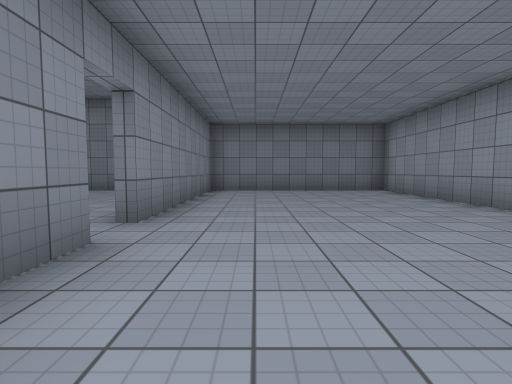
View 1 (above)

16 first-person views from a walk through a 3-D level made in the Unity game engine. The camera is 1.2 m above the floor, tilts 4° down and sees 80° across. The floor is counted in squares, 2 m on a side. Each view is taken from the middle of a square. On the plan, view 1 faces up. The plan holds only what a view shows up to about 9 squares ahead; the rest is blank. The place goes on beyond the plan. The player character is not drawn. Surface patterns are stand-ins for the level's own textures.

View 2
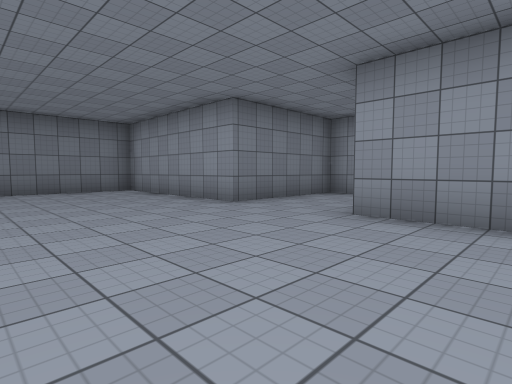

View 3
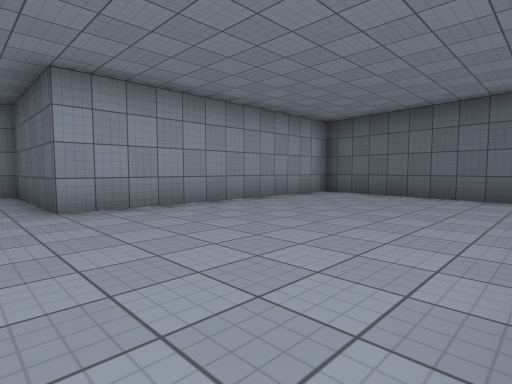

View 4
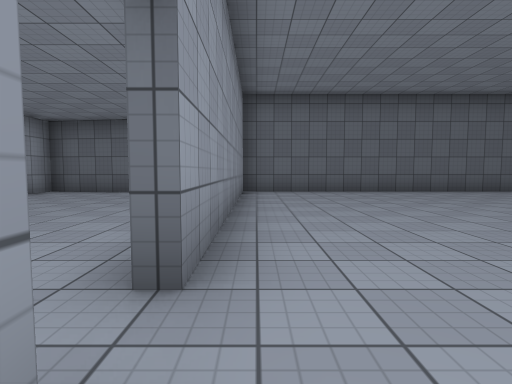

View 5
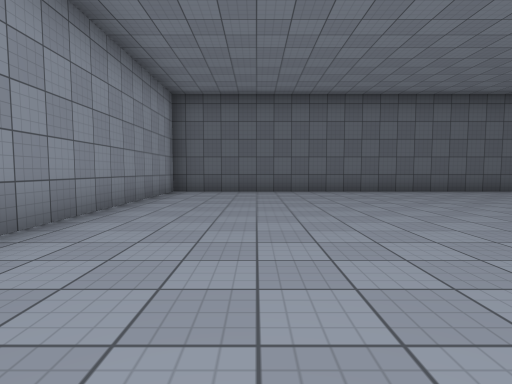

View 6
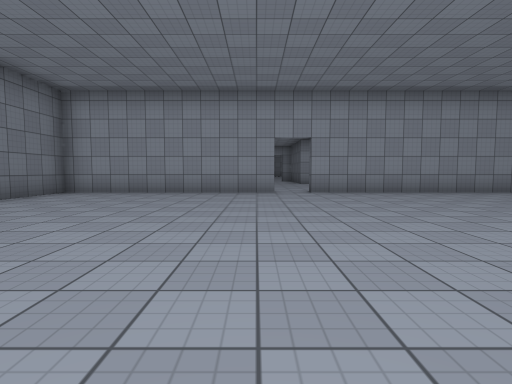

View 7
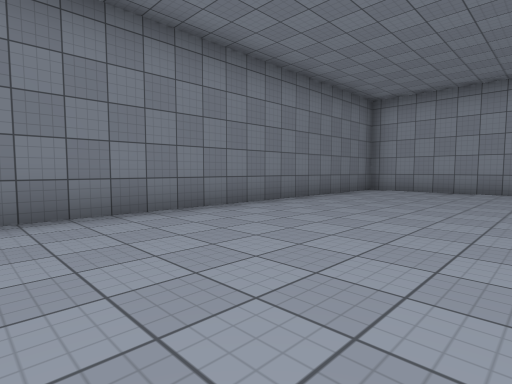

View 8
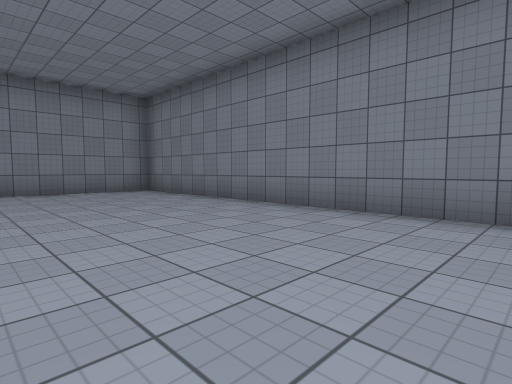

View 9
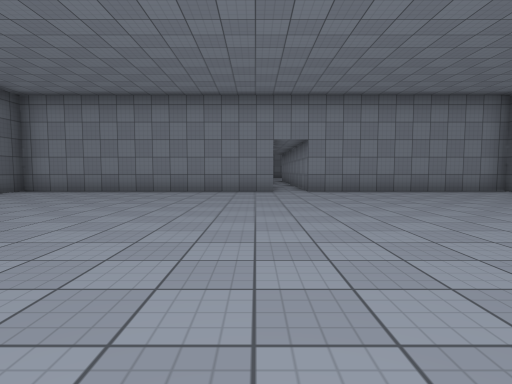

View 10
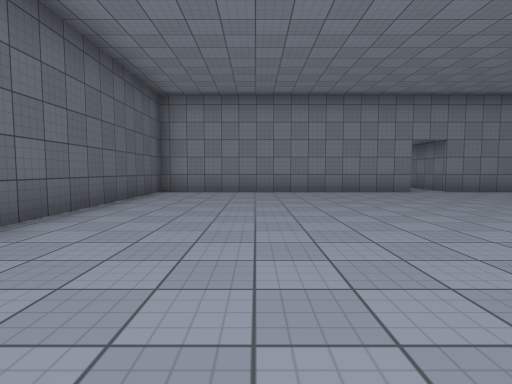

View 11
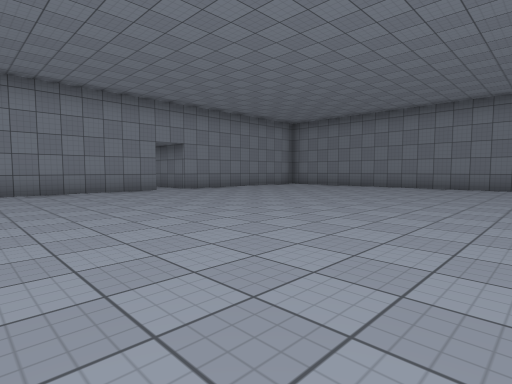

View 12
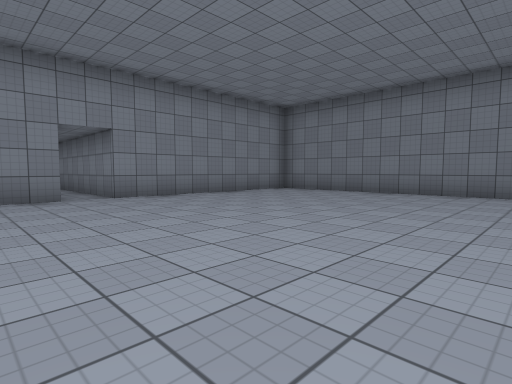

View 13
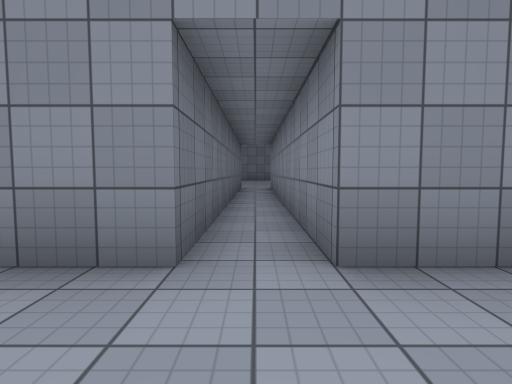

View 14
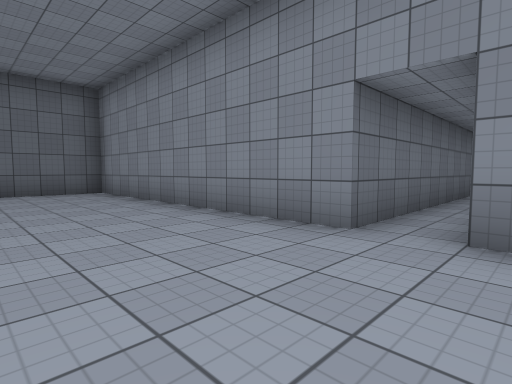

View 15
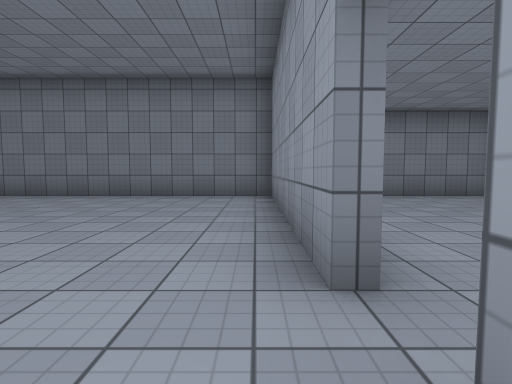

View 16
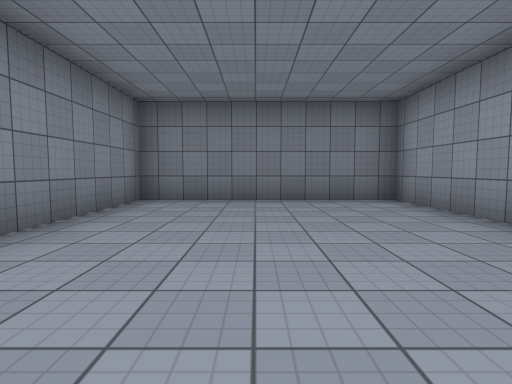

### Floor plan
Points are (right, up) in squares from view 1. A wall is a line through its corners. A room is listed if a view was taken in it or the views show most of it. See-through windows are left out.
Room 1 (views 1, 2, 3, 16)
walls: (-1.4, 2.5) (-1.4, 1.5); (5.5, 4.5) (3.9, 4.5) (3.9, 9.2) (-1.4, 9.2) (-1.4, 3.5); (-0.4, -4.1) (3.9, -4.8) (3.9, 2) (5.5, 2)
ways out: opening at (-1, 3) to room 2
Room 2 (views 4, 5, 6, 7, 8, 9, 10, 11, 12, 13, 14, 15)
walls: (-1.6, 3.4) (-1.6, 9.2) (-17.9, 9.2) (-17.9, 3.5) (-24.5, 3.5); (-24.3, 2.5) (-17.9, 2.5) (-17.9, -4.7) (-1.6, -4.7) (-1.6, 2.5)
ways out: opening at (-1, 3) to room 1

Positions as (right, up) in squares from view 1, and headings:
1: (0, 0), facing up
2: (0, 0), facing up-right
3: (-1, 3), facing down-right
4: (-2, 4), facing down
5: (-4, 4), facing down
6: (-10, 4), facing right
7: (-11, 5), facing up-right
8: (-9, 5), facing up-left
9: (-9, 2), facing left
10: (-9, -2), facing left
11: (-9, -2), facing up-left
12: (-11, 1), facing up-left
13: (-16, 3), facing left
14: (-15, 4), facing down-left
15: (-2, 2), facing up
16: (1, 3), facing up
